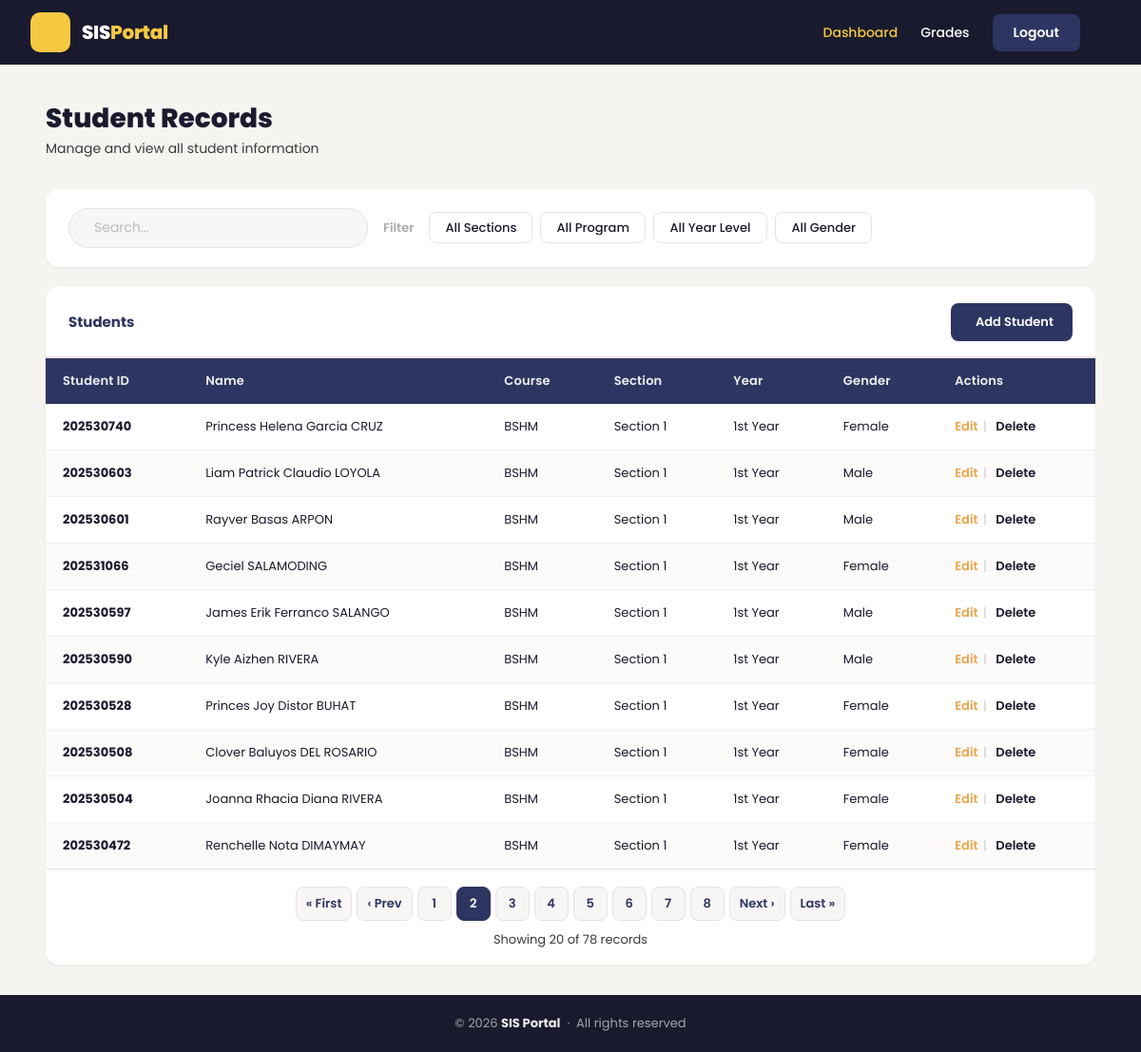
The app's page /index.php?page=2 (signed in) with its own data.
### tables this page shows
CREATE TABLE students (
  id INT AUTO_INCREMENT PRIMARY KEY,
  student_id VARCHAR(20) NOT NULL UNIQUE,
  first_name VARCHAR(100) NOT NULL,
  last_name VARCHAR(100) NOT NULL,
  course VARCHAR(50) NOT NULL,
  year_level VARCHAR(50) NOT NULL,
  section VARCHAR(50) NOT NULL,
  gender ENUM('Male','Female') DEFAULT 'Male'
);

### index.php (the view, shortened to what this page needs)
<?php
include 'config.php';
$limit = 10;
$page = isset($_GET['page']) && is_numeric($_GET['page']) ? (int) $_GET['page'] : 1;
$offset = ($page - 1) * $limit;
$course_filter = isset($_GET['course']) && $_GET['course'] !== '' ? mysqli_real_escape_string($conn, $_GET['course']) : '';
$course_param = $course_filter ? "&course=$course_filter" : '';
$section_filter = isset($_GET['section']) && $_GET['section'] !== '' ? mysqli_real_escape_string($conn, $_GET['section']) : '';
$section_param = $section_filter ? "&section=$section_filter" : '';
$program_param = $course_param;
$year_filter = isset($_GET['year']) && $_GET['year'] !== '' ? mysqli_real_escape_string($conn, $_GET['year']) : '';
$year_param = $year_filter ? "&year=$year_filter" : '';
$gender_filter = isset($_GET['gender']) && $_GET['gender'] !== '' ? mysqli_real_escape_string($conn, $_GET['gender']) : '';
$gender_param = $gender_filter ? "&gender=$gender_filter" : '';
$search_filter = isset($_GET['search']) && trim($_GET['search']) !== '' ? mysqli_real_escape_string($conn, trim($_GET['search'])) : '';
$search_param = $search_filter ? "&search=" . urlencode($search_filter) : '';
$where_clause = '';
$total_result = mysqli_query($conn, "SELECT COUNT(*) AS total FROM students $where_clause");
$total_row = mysqli_fetch_assoc($total_result);
$total_records = $total_row['total'];
$total_pages = ceil($total_records / $limit);
$result = mysqli_query($conn, "SELECT * FROM students $where_clause ORDER BY id DESC LIMIT $limit OFFSET $offset");
?>
<!DOCTYPE html>
<html lang="en">
<head>
    <link rel="stylesheet" href="https://cdn.jsdelivr.net/npm/@tabler/icons-webfont@latest/tabler-icons.min.css">
    <link rel="stylesheet" href="style.css">
</head>
<body>
    <nav class="navbar">
        <div class="navbar-left">
            <div class="navbar-logo">
                <div class="logo-icon"><i class="ti ti-school"></i></div>
                <span class="logo-text">SIS<span class="logo-accent">Portal</span></span>
            </div>
        </div>
        <div class="navbar-right navbar" id="navbarRight">
            <a href="#" class="nav-link" style="color:#F5C842;">Dashboard</a>
            <a href="encode_grades.php" class="nav-link" style="color:White;">Grades</a>
            <a href="logout.php" class="nav-btn-logout" id="logoutLink">Logout</a>
        </div>
    </nav>
    <main class="main-content">
        <div class="page-header">
            <h1>Student Records</h1>
            <p>Manage and view all student information</p>
        </div>
        <div class="filter-card">
            <form class="search-wrap" id="searchForm" action="index.php" method="get">
                <input type="text" id="searchInput" name="search" placeholder="Search..." value="<?php echo htmlspecialchars($search_filter); ?>" autocomplete="off">
            </form>
            <span class="filter-label">Filter</span>
            <div class="filter-pills">
                <select class="filter-pill"
                    onchange="location.href='?section=' + this.value + '<?php echo $program_param; ?>' + '<?php echo $year_param ?>' + '<?php echo $gender_param ?>' + '<?php echo $search_param ?>'">
                    <option value="">All Sections</option>
                </select>
                <select class="filter-pill"
                    onchange="location.href='?course=' + this.value + '<?php echo $section_param; ?>' + '<?php echo $year_param ?>' + '<?php echo $gender_param ?>' + '<?php echo $search_param ?>'">
                    <option value="">All Program</option>
                </select>
                <select class="filter-pill"
                    onchange="location.href='?year=' + this.value + '<?php echo $section_param; ?>' + '<?php echo $program_param ?>' + '<?php echo $gender_param ?>' + '<?php echo $search_param ?>'">
                    <option value="">All Year Level</option>
                </select>
                <select class="filter-pill"
                    onchange="location.href='?gender=' + this.value + '<?php echo $section_param; ?>' + '<?php echo $program_param ?>' + '<?php echo $year_param ?>' + '<?php echo $search_param ?>'  ">
                    <option value="">All Gender</option>
                </select>
            </div>
        </div>
        <div class="table-card">
            <div class="table-card-header">
                <h3 class="table-title">Students</h3>
                <a href="add.php" class="btn-add"><i class="ti ti-plus"></i> Add Student</a>
            </div>
            <div class="table-wrap">
                <table>
                    <thead>
                        <tr>
                            <th>Student ID</th>
                            <th>Name</th>
                            <th>Course</th>
                            <th>Section</th>
                            <th>Year</th>
                            <th>Gender</th>
                            <th>Actions</th>
                        </tr>
                    </thead>
                    <tbody id="studentTableBody">
                        <?php while ($row = mysqli_fetch_assoc($result)): ?>
                            <tr>
                                <td><strong><?php echo htmlspecialchars($row['student_id']); ?></strong></td>
                                <td><?php echo htmlspecialchars($row['first_name'] . ' ' . $row['last_name']); ?></td>
                                <td><?php echo htmlspecialchars($row['course']); ?></td>
                                <td><?php echo htmlspecialchars($row['section']); ?></td>
                                <td><?php echo htmlspecialchars($row['year_level']); ?></td>
                                <td><?php echo htmlspecialchars($row['gender']); ?></td>
                                <td class="actions-cell">
                                    <a class="action-link edit-lnk" href="edit.php?id=<?php echo $row['id']; ?>">Edit</a>
                                    <span class="action-sep">|</span>
                                    <a class="action-link del-lnk" href="delete.php?id=<?php echo $row['id']; ?>"
                                        onclick="return confirm('Are you sure you want to delete this student?')">Delete</a>
                                </td>
                            </tr>
                        <?php endwhile; ?>
                    </tbody>
                </table>
            </div>
            <?php if ($total_pages > 1): ?>
                <div class="pagination-wrap">
                    <div class="pagination">
                        <?php if ($page > 1): ?>
                            <a href="?page=1<?php echo $section_param; ?><?php echo $program_param; ?><?php echo $year_param; ?><?php echo $gender_param; ?><?php echo $search_param; ?>" class="pg-btn">&laquo;
                                First</a>
                            <a href="?page=<?php echo $page - 1; ?><?php echo $section_param; ?><?php echo $program_param; ?><?php echo $year_param; ?><?php echo $gender_param; ?><?php echo $search_param; ?>"
                                class="pg-btn">&lsaquo;
                                Prev</a>
                        <?php endif; ?>
                        <?php for ($i = 1; $i <= $total_pages; $i++): ?>
                            <a href="?page=<?php echo $i; ?><?php echo $section_param; ?><?php echo $program_param; ?><?php echo $year_param; ?><?php echo $gender_param; ?><?php echo $search_param; ?>"
                                class="pg-btn <?php echo $i === $page ? 'active' : ''; ?>">
                                <?php echo $i; ?>
                            </a>
                        <?php endfor; ?>
                        <?php if ($page < $total_pages): ?>
                            <a href="?page=<?php echo $page + 1; ?><?php echo $section_param; ?><?php echo $program_param; ?><?php echo $year_param; ?><?php echo $gender_param; ?><?php echo $search_param; ?>"
                                class="pg-btn">Next
                                &rsaquo;</a>
                            <a href="?page=<?php echo $total_pages; ?><?php echo $section_param; ?><?php echo $program_param; ?><?php echo $year_param; ?><?php echo $gender_param; ?><?php echo $search_param; ?>"
                                class="pg-btn">Last
                                &raquo;</a>
                        <?php endif; ?>
                    </div>
                    <p class="record-count">Showing
                        <?php echo min($page * $limit, $total_records); ?>
                        of <?php echo $total_records; ?> records
                    </p>
                </div>
            <?php endif; ?>
        </div>
    </main>
    <footer class="site-footer">
        <p>© 2026 <strong>SIS Portal</strong> &nbsp;·&nbsp; All rights reserved</p>
    </footer>
</body>
</html>

### records on screen
students: student "202530740", first_name+last_name "Princess Helena Garcia CRUZ", course "BSHM", section "Section 1", year_level "1st Year", gender "Female"
students: student "202530603", first_name+last_name "Liam Patrick Claudio LOYOLA", course "BSHM", section "Section 1", year_level "1st Year", gender "Male"
students: student "202530601", first_name+last_name "Rayver Basas ARPON", course "BSHM", section "Section 1", year_level "1st Year", gender "Male"
students: student "202531066", first_name+last_name "Geciel SALAMODING", course "BSHM", section "Section 1", year_level "1st Year", gender "Female"
students: student "202530597", first_name+last_name "James Erik Ferranco SALANGO", course "BSHM", section "Section 1", year_level "1st Year", gender "Male"
students: student "202530590", first_name+last_name "Kyle Aizhen RIVERA", course "BSHM", section "Section 1", year_level "1st Year", gender "Male"
students: student "202530528", first_name+last_name "Princes Joy Distor BUHAT", course "BSHM", section "Section 1", year_level "1st Year", gender "Female"
students: student "202530508", first_name+last_name "Clover Baluyos DEL ROSARIO", course "BSHM", section "Section 1", year_level "1st Year", gender "Female"
students: student "202530504", first_name+last_name "Joanna Rhacia Diana RIVERA", course "BSHM", section "Section 1", year_level "1st Year", gender "Female"
students: student "202530472", first_name+last_name "Renchelle Nota DIMAYMAY", course "BSHM", section "Section 1", year_level "1st Year", gender "Female"

### other values on screen
min($page * $limit, $total_records) "20"
$total_records "78"
